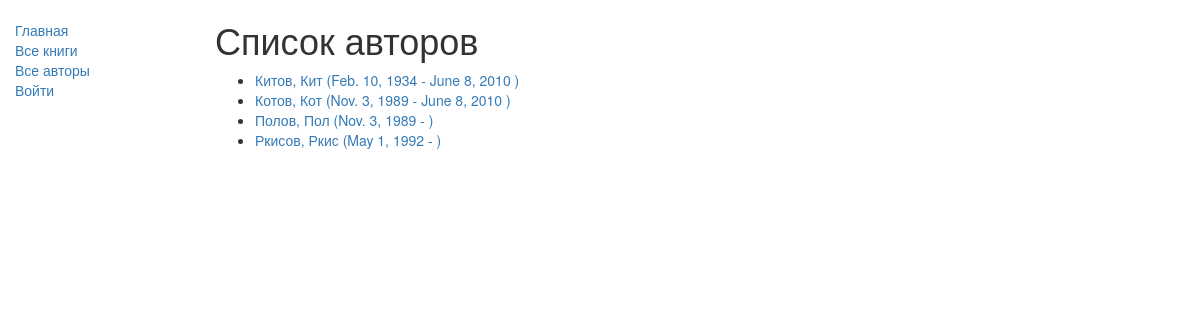
Screenshot of /catalog/authors/ with the database file from the repository.
### catalog/models.py (models this page shows, shortened)
class Author(models.Model):
    first_name = models.CharField(max_length=100)
    last_name = models.CharField(max_length=100)
    date_of_birth = models.DateField(null=True, blank=True)
    date_of_death = models.DateField('Died', null=True, blank=True)
    def get_absolute_url(self):
        return reverse('author-detail', args=[str(self.id)])
    class Meta:
        ordering = ['last_name']

### catalog/views.py (the view)
# urls.py: path('authors/', views.AuthorListView.as_view(), name='author'),
class AuthorListView(generic.ListView):
    model = Author
    paginate_by = 10

### catalog/templates/catalog/author_list.html
{% extends "base_generic.html" %}
{% block content %}
    <h1>Список авторов</h1>
    {% if author_list %}
    <ul>
        {% for author in author_list %}
            <li>
                <a href="{{ author.get_absolute_url }}">
                    {{ author.last_name }},
                    {{ author.first_name }}
                    ({{ author.date_of_birth }} -
                    {% if author.date_of_death %}
                        {{ author.date_of_death }}
                    {% endif %}
                    )
                </a>
            </li>
        {% endfor %}
    </ul>
    {% else %}
        <p>There are no authors in the library.</p>
    {% endif %}
{% endblock %}

### rows the page displays
Author: last_name "Китов", first_name "Кит", date_of_birth "Feb. 10, 1934", date_of_death "June 8, 2010"
Author: last_name "Котов", first_name "Кот", date_of_birth "Nov. 3, 1989", date_of_death "June 8, 2010"
Author: last_name "Полов", first_name "Пол", date_of_birth "Nov. 3, 1989"
Author: last_name "Ркисов", first_name "Ркис", date_of_birth "May 1, 1992"
